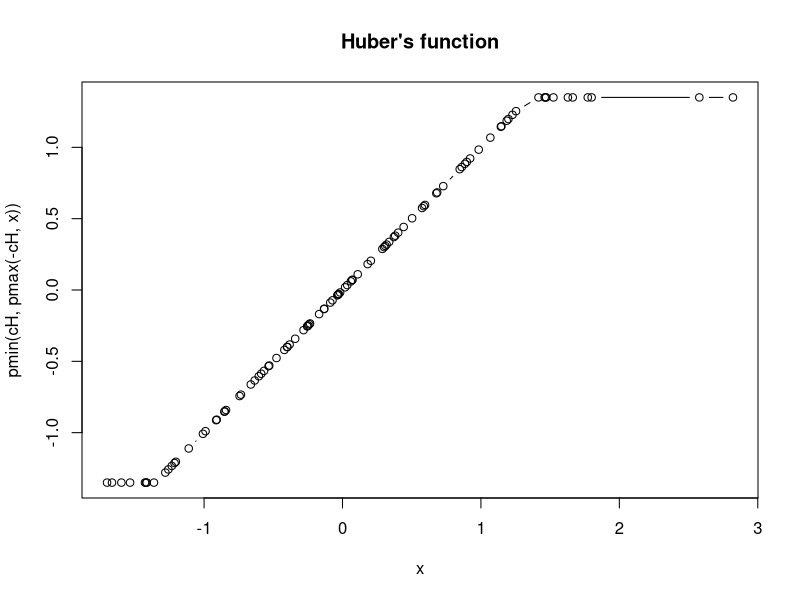
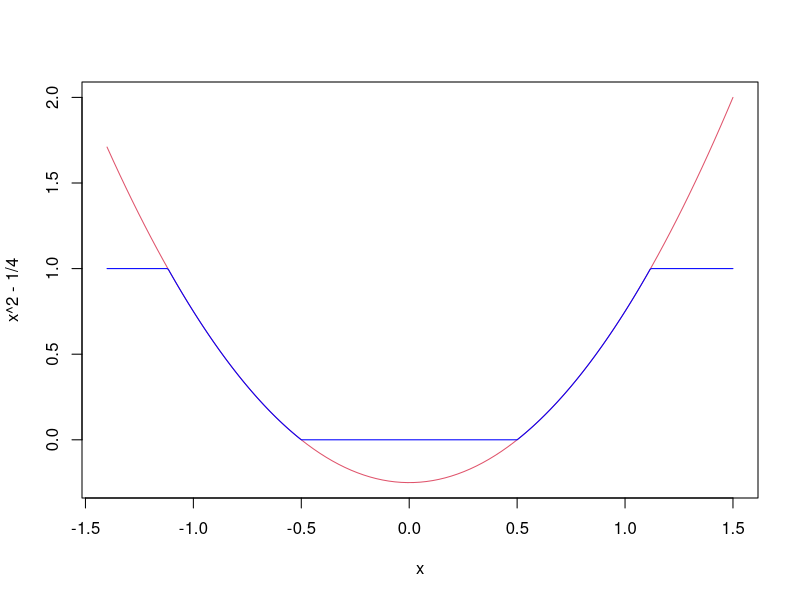
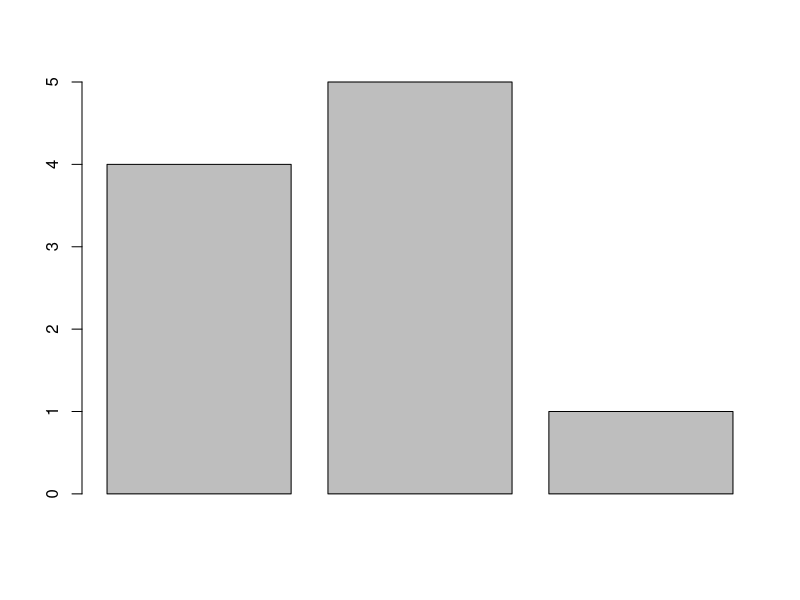
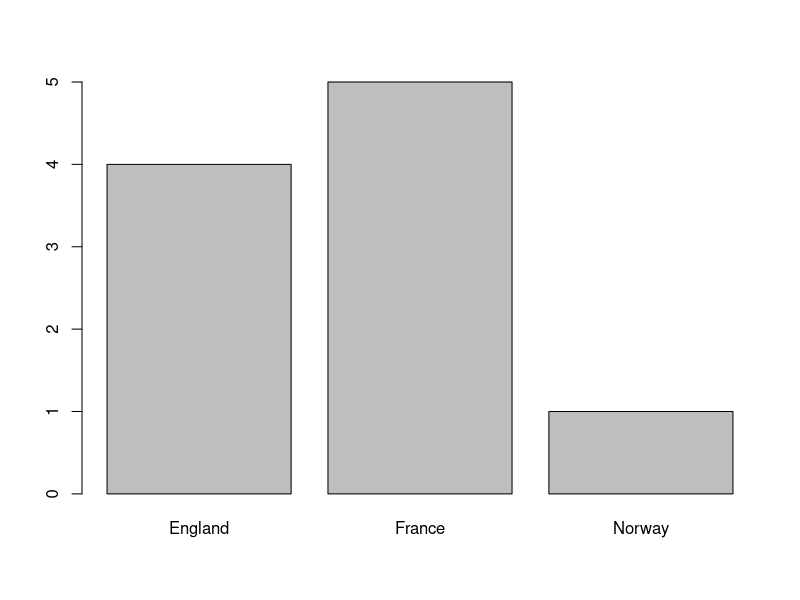
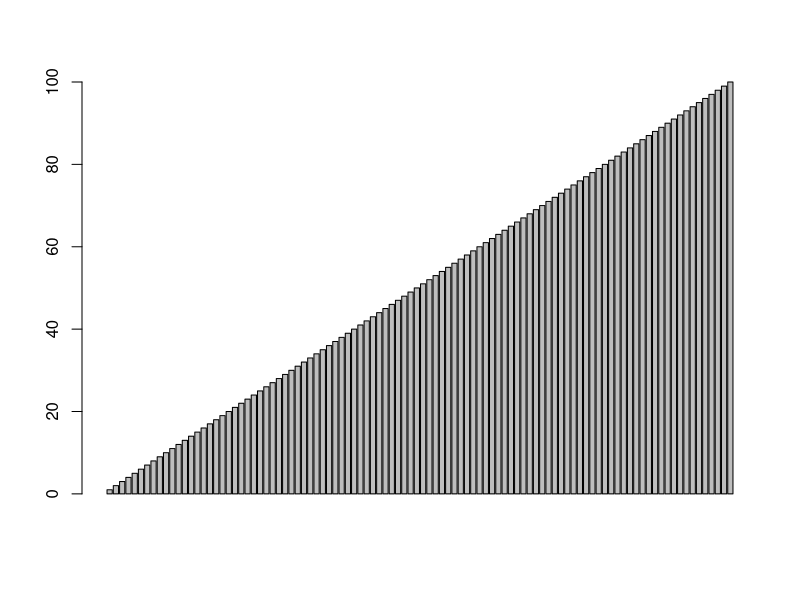
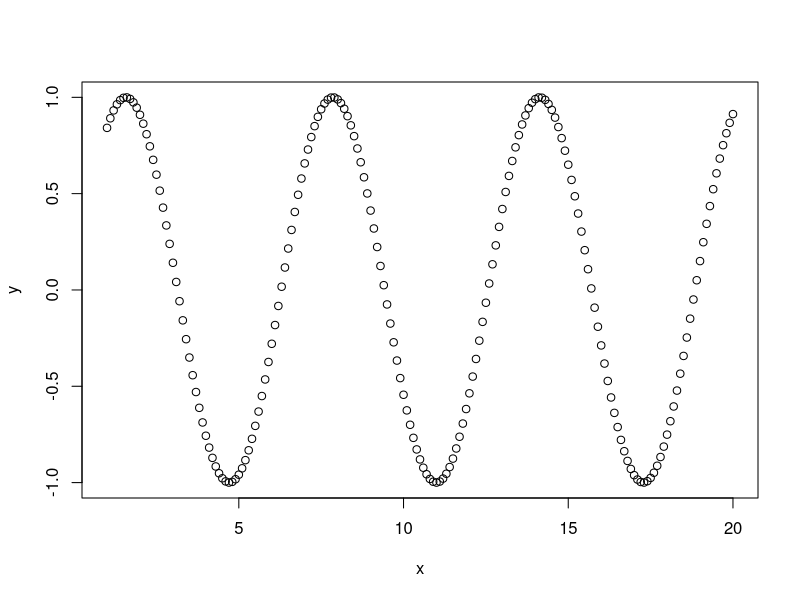
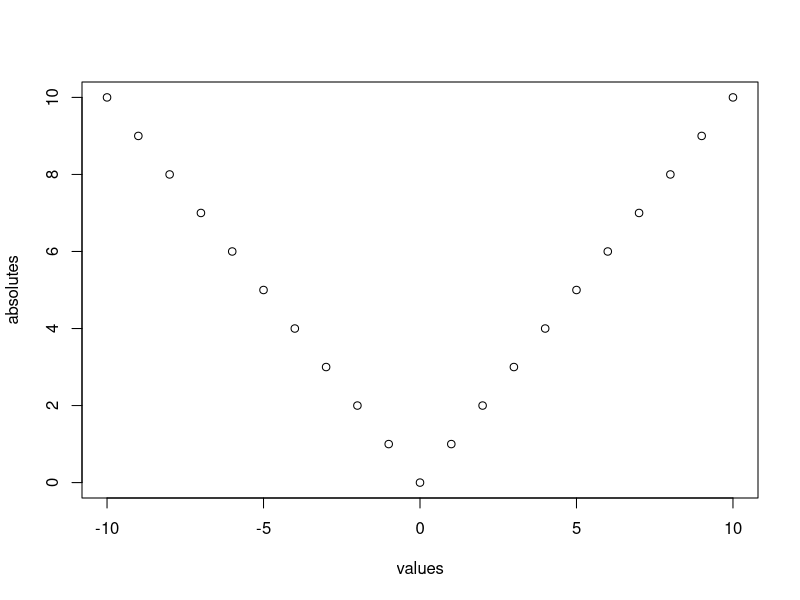
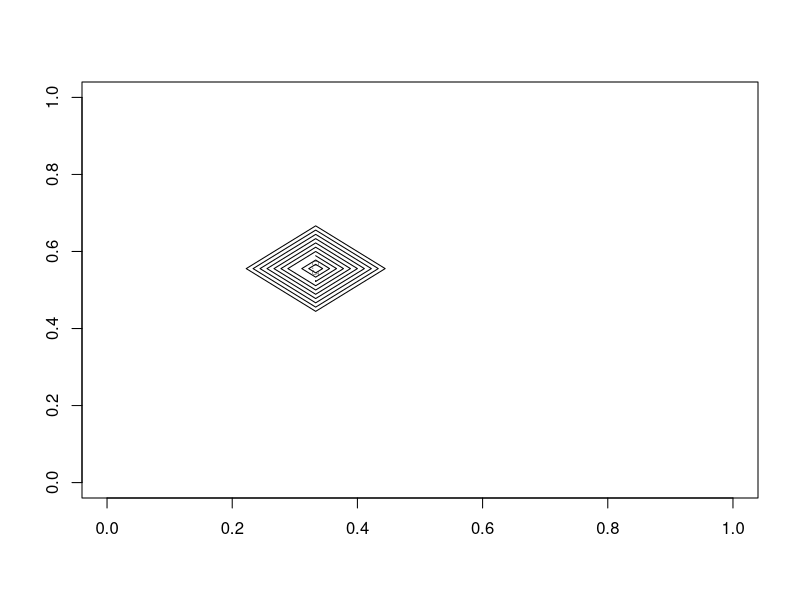

Here is the R script that generated these plots, in order:
#tryR
#Berlinkar
#20151014
#########chapter1##########
 1 + 1
 "Arr, matey!"
 6*7
 3 < 4
 2 + 2 == 5
 T == TRUE
 x <- 42
 x / 2
 x <- "Arr, matey!"
 x
 x <- TRUE
 sum(1,3,5)
 rep("Yo ho!",times = 3)
 sqrt(16)
 help (sum)
 example(min)
 help(rep)
 list.files()
# source("Notes")
 #source("bottle2.R")
 ########chapter2###########
 c(4,7,9)
 c('a','b','c')
 c(1,TRUE,"THREE")
 5:9
 seq(5,9)
 seq(5,9,0.5)
 9:5
 sentence <- c('walk', 'the', 'plank')
 sentence[3]
 sentence[1]
 sentence[3]<- "dog"
 sentence[4] <- 'to'
 sentence[c(1,3)]
 sentence[2:4]
 sentence[5:7] <- c('the', 'poop', 'deck')
 sentence[6]
 ranks <- 1:3
 names(ranks) <- c("first", "second", "third")
 ranks["third"] <- 4
 vesselsSunk <- c(4, 5, 1)
 barplot(vesselsSunk)
 names(vesselsSunk) <- c("England", "France", "Norway")
 barplot(vesselsSunk)
 barplot(1:100)
 a <- c(1, 2, 3)
 a + 1
 a/2
 a*2
 b <- c(4,5,6)
 a + b
 a - b
 a == c(1, 99, 3)
 a <= c(1, 99, 3)
 sin(a)
 sqrt(a)
 x <- seq(1, 20, 0.1)
 y <- sin(x)
 plot(x, y)
 values <- -10:10
 absolutes <- abs(values)
 plot(values, absolutes)
 a <- c(1, 3, NA, 7, 9)
 sum(a)
 help(sum)
 sum(a, na.rm = TRUE)
 ##########chapter3###########
 matrix(0, 3, 4)
 a <- 1:12
 print(a)
 matrix(a, 3, 4)
 plank <- 1:8
 dim(plank) <- c(2,4)
 print(plank)
 matrix(1, 5, 5)
 print(plank)
 plank[2, 3]
 plank [1, 4]
 plank[1, 4] <- 0
 plank[2,]
 plank[,4]
 plank[, 2:4]
 elevation <- matrix(1, 10, 10)
 elevation[4, 6] <- 0
 contour(elevation)
 persp(elevation)
 persp(elevation, expand=0.2)
 contour(volcano)
 persp(volcano, expand=0.2)
 image(volcano)
 ##########chapter4###########
 limbs <- c(4, 3, 4, 3, 2, 4, 4, 4)
 names(limbs) <- c ('One-Eye', 'Peg-Leg', 'Smitty', 'Hook', 'Scooter', 'Dan', 'Mikey', 'Blackbeard')
 mean(limbs)
 barplot(limbs)
 abline(h = mean(limbs))
 limbs <- c(4, 3, 4, 3, 2, 4, 4, 14)
 names(limbs) <- c('One-Eye', 'Peg-Leg', 'Smitty', 'Hook', 
                     'Scooter', 'Dan', 'Mikey', 'Davy Jones')
 mean(limbs)
 barplot(limbs)
 abline(h = mean(limbs))
 median(limbs)
 abline(h = median(limbs))
 pounds <- c(45000, 50000, 35000, 40000, 35000, 45000, 10000, 15000)
 barplot(pounds)
 meanValue <- mean(pounds)
 abline(h = meanValue)
 deviation <- sd(pounds)
 abline(h = meanValue + deviation)
 abline(h = meanValue - deviation)
 